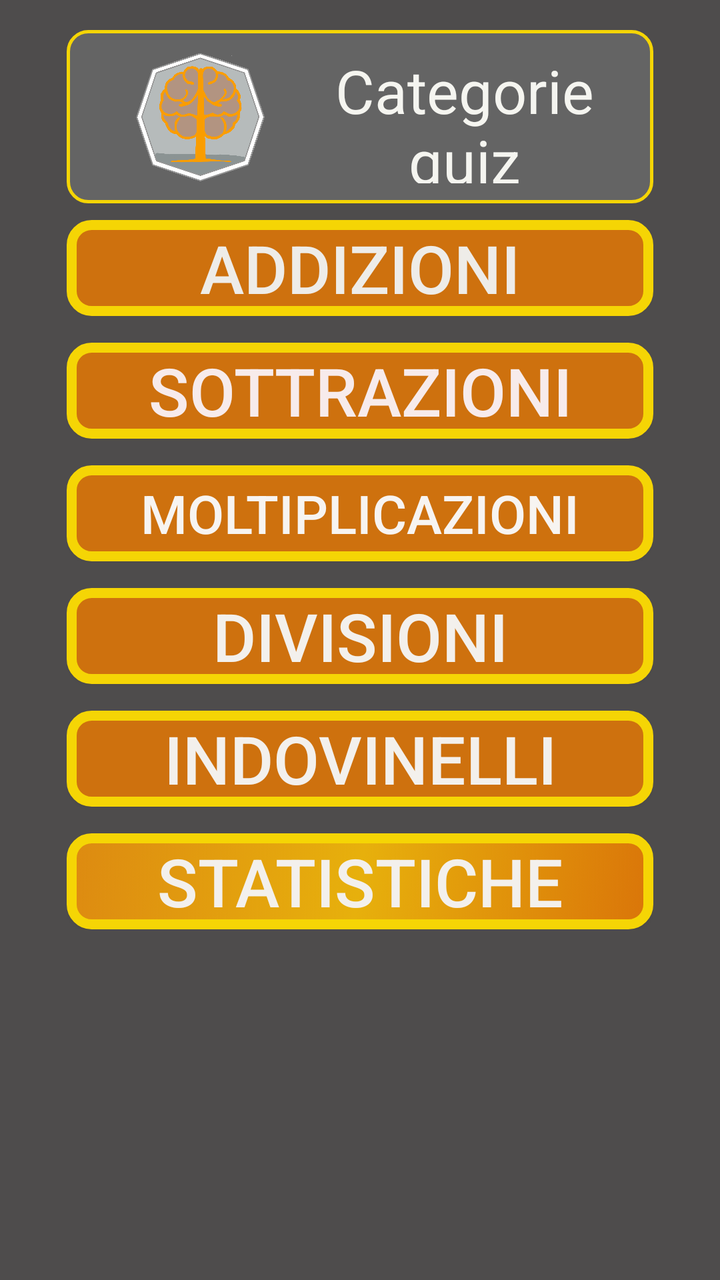
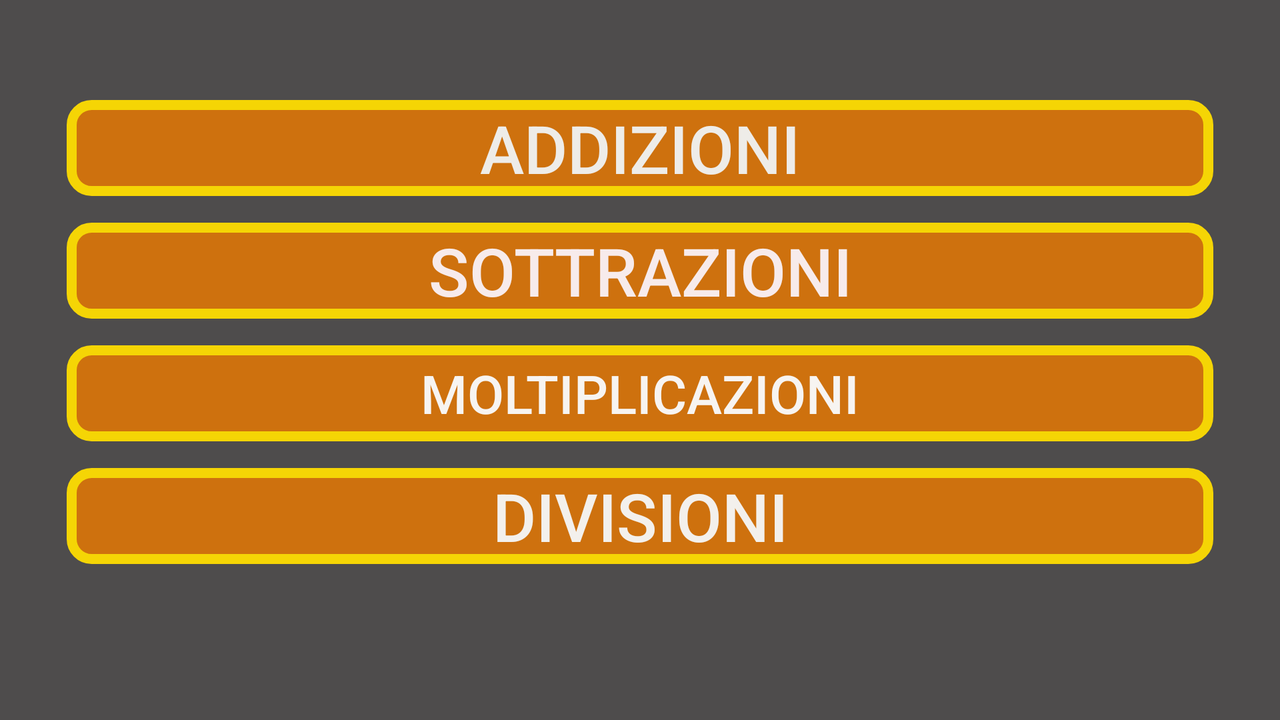

Compare how this app lays out the same screen by default and in its alternative resource folder. The renders come first, then the two layout files and the values they reference.
<!-- AndroidManifest.xml: application theme AppTheme -->
<!-- res/layout/activity_home.xml -->
<?xml version="1.0" encoding="utf-8"?>
<RelativeLayout xmlns:android="http://schemas.android.com/apk/res/android"
    android:layout_width="match_parent"
    android:layout_height="match_parent"
    android:background="#4E4C4C"

    >


    <LinearLayout
        android:id="@+id/logo"
        android:layout_width="match_parent"
        android:layout_height="wrap_content"
        android:layout_marginTop="15dp"
        android:paddingTop="10dp"
        android:paddingBottom="10dp"
        android:layout_marginLeft="@dimen/left_right_inter"
        android:layout_marginRight="@dimen/left_right_inter"
        android:background="@drawable/scores"
        android:gravity="start">


        <ImageView
            android:layout_width="200px"
            android:layout_height="200px"
            android:layout_gravity="start"
            android:layout_marginLeft="@dimen/left_right_inter"
            android:src="@drawable/logo_senza_sfondo">

        </ImageView>

        <TextView
            android:layout_width="wrap_content"
            android:layout_height="match_parent"
            android:layout_marginLeft="5dp"
            android:gravity="center"
            android:text="Categorie quiz"
            android:textColor="#F5F5F0"
            android:textSize="30dp">

        </TextView>



    </LinearLayout>
    <LinearLayout
        android:layout_width="match_parent"
        android:layout_height="wrap_content"
        android:layout_below="@+id/logo"
        android:layout_marginLeft="@dimen/left_right"
        android:layout_marginTop="25px"
        android:layout_marginRight="@dimen/left_right"
        android:orientation="vertical">

        <Button
            android:id="@+id/bottoneCategoriaDomanda1"
            android:layout_width="match_parent"
            android:layout_height="wrap_content"
            android:background="@drawable/categoria"
            android:onClick="onClickCategoria"
            android:text="Addizioni"
            android:textColor="#EEECE8"
            android:textSize="100px"

            >

        </Button>

        <Button
            android:id="@+id/bottoneCategoriaDomanda2"
            android:layout_width="match_parent"
            android:layout_height="wrap_content"
            android:layout_marginTop="40px"
            android:background="@drawable/categoria"
            android:onClick="onClickCategoria"
            android:text="Sottrazioni"
            android:textColor="#F7EBEB"
            android:textSize="100px"

            >

        </Button>

        <Button
            android:id="@+id/bottoneCategoriaDomanda3"
            android:layout_width="match_parent"
            android:layout_height="wrap_content"
            android:layout_marginTop="40px"
            android:background="@drawable/categoria"
            android:onClick="onClickCategoria"
            android:text="Moltiplicazioni"
            android:textColor="#F7F4F1"
            android:textSize="80px">

        </Button>

        <Button
            android:id="@+id/bottoneCategoriaDomanda4"
            android:layout_width="match_parent"
            android:layout_height="wrap_content"
            android:layout_marginTop="40px"
            android:background="@drawable/categoria"
            android:onClick="onClickCategoria"
            android:text="Divisioni"
            android:textColor="#F3F0EC"
            android:textSize="100px">

        </Button>

        <Button
            android:id="@+id/bottoneCategoriaDomanda5"
            android:layout_width="match_parent"
            android:layout_height="wrap_content"
            android:layout_marginTop="40px"
            android:background="@drawable/categoria"
            android:onClick="onClickCategoria"
            android:text="Indovinelli"
            android:textColor="#F3F0EC"
            android:textSize="100px">

        </Button>

        <Button
            android:id="@+id/bottoneCategoriaDomanda6"
            android:layout_width="match_parent"
            android:layout_height="wrap_content"
            android:layout_marginTop="40px"
            android:background="@drawable/categoria2"
            android:onClick="onClickCategoria"
            android:text="Statistiche"
            android:textColor="#F3F0EC"
            android:textSize="100px">

        </Button>


    </LinearLayout>

</RelativeLayout>
<!-- resources referenced by this layout -->
<resources>
  <dimen name="left_right">100px</dimen>
  <dimen name="left_right_inter">100px</dimen>
  <!-- drawable categoria (drawable) -->
  <?xml version="1.0" encoding="utf-8"?>
  <selector xmlns:android="http://schemas.android.com/apk/res/android">
      <item android:state_pressed="false">
          <shape xmlns:android="http://schemas.android.com/apk/res/android" android:shape="rectangle">
  
              <solid android:color="#CE710E" />
              <stroke android:width="15px" android:color="#F5D505" />
              <corners
                  android:bottomLeftRadius="10dp"
                  android:bottomRightRadius="10dp"
                  android:topLeftRadius="10dp"
                  android:topRightRadius="10dp"
                  > </corners>
          </shape>
  
  
      </item>
  
      <item android:state_pressed="true">
      <shape xmlns:android="http://schemas.android.com/apk/res/android" android:shape="rectangle">
  
          <solid android:color="#F5D505" />
          <stroke android:width="15px" android:color="#F5D505" />
          <corners
              android:bottomLeftRadius="10dp"
              android:bottomRightRadius="10dp"
              android:topLeftRadius="10dp"
              android:topRightRadius="10dp"
              > </corners>
      </shape>
  
      </item>
  
  </selector>
  <!-- drawable categoria2 (drawable) -->
  <?xml version="1.0" encoding="utf-8"?>
  <selector xmlns:android="http://schemas.android.com/apk/res/android">
      <item android:state_pressed="false">
          <shape xmlns:android="http://schemas.android.com/apk/res/android" android:shape="rectangle">
              <gradient
                  android:startColor="#DA7509"
                  android:centerColor="#E7B00C"
                  android:endColor="#DD8A11"
                  android:angle="135" />
  
              <stroke android:width="15px" android:color="#F5D505" />
              <corners
                  android:bottomLeftRadius="10dp"
                  android:bottomRightRadius="10dp"
                  android:topLeftRadius="10dp"
                  android:topRightRadius="10dp"
                  > </corners>
          </shape>
      </item>
  
      <item android:state_pressed="true">
          <shape xmlns:android="http://schemas.android.com/apk/res/android" android:shape="rectangle">
              <gradient
                  android:startColor="#F17F05"
                  android:centerColor="#F1B707"
                  android:endColor="#F79403"
                  android:angle="135" />
              <stroke android:width="15px" android:color="#F5D505" />
              <corners
                  android:bottomLeftRadius="10dp"
                  android:bottomRightRadius="10dp"
                  android:topLeftRadius="10dp"
                  android:topRightRadius="10dp"
                  > </corners>
          </shape>
      </item>
  </selector>
  <!-- drawable logo_senza_sfondo: png bitmap (drawable-v24, 198053 bytes) -->
  <!-- drawable scores (drawable) -->
  <?xml version="1.0" encoding="utf-8"?>
  <selector xmlns:android="http://schemas.android.com/apk/res/android">
      <item android:state_pressed="false">
          <shape xmlns:android="http://schemas.android.com/apk/res/android" android:shape="rectangle">
  
              <solid android:color="#646464" />
              <stroke android:width="5px" android:color="#F5D505" />
              <corners
                  android:bottomLeftRadius="10dp"
                  android:bottomRightRadius="10dp"
                  android:topLeftRadius="10dp"
                  android:topRightRadius="10dp"
                  > </corners>
  
          </shape>
      </item>
  
  
  </selector>
  <style name="AppTheme" parent="Theme.AppCompat.Light.DarkActionBar">
          
          <item name="colorPrimary">@android:color/holo_orange_dark</item>
          <item name="colorPrimaryDark">@android:color/white</item>
          <item name="colorAccent">@android:color/black</item>
      </style>
</resources>
<!-- res/layout-land/activity_home.xml (the repository's variant of the layout above) -->
<!-- drawn on the phone turned sideways -->
<?xml version="1.0" encoding="utf-8"?>
<RelativeLayout
    xmlns:android="http://schemas.android.com/apk/res/android"
    android:layout_height="match_parent"
    android:layout_width="match_parent"
    android:background="#4E4C4C"

    >

    <LinearLayout
        android:orientation="vertical"
        android:layout_marginTop="50dp"
        android:layout_marginLeft="@dimen/left_right"
        android:layout_marginRight="@dimen/left_right"
        android:layout_width="match_parent"
        android:layout_height="wrap_content">
        <Button
            android:layout_width="match_parent"
            android:layout_height="wrap_content"
            android:text="Addizioni"
            android:textSize="100px"
            android:textColor="#EEECE8"
            android:background="@drawable/categoria"
            android:id="@+id/bottoneCategoriaDomanda1"
            android:onClick="onClickCategoria"

            >
        </Button>
        <Button
            android:layout_marginTop="40px"
            android:layout_width="match_parent"
            android:layout_height="wrap_content"
            android:text="Sottrazioni"
            android:textSize="100px"
            android:textColor="#F7EBEB"
            android:background="@drawable/categoria"
            android:id="@+id/bottoneCategoriaDomanda2"
            android:onClick="onClickCategoria"
            >
        </Button>
        <Button
            android:layout_marginTop="40px"
            android:layout_width="match_parent"
            android:layout_height="wrap_content"
            android:text="Moltiplicazioni"
            android:textSize="80px"
            android:textColor="#F7F4F1"
            android:background="@drawable/categoria"
            android:id="@+id/bottoneCategoriaDomanda3"
            android:onClick="onClickCategoria"
            >
        </Button>
        <Button
            android:layout_marginTop="40px"
            android:layout_width="match_parent"
            android:layout_height="wrap_content"
            android:text="Divisioni"
            android:textSize="100px"
            android:textColor="#F3F0EC"
            android:background="@drawable/categoria"
            android:id="@+id/bottoneCategoriaDomanda4"
            android:onClick="onClickCategoria"
            >
        </Button>


    </LinearLayout>

</RelativeLayout>
<!-- resources referenced by the variant -->
<!-- as the phone turned sideways resolves them -->
<resources>
  <dimen name="left_right">100px</dimen>
  <!-- drawable categoria (drawable) -->
  <?xml version="1.0" encoding="utf-8"?>
  <selector xmlns:android="http://schemas.android.com/apk/res/android">
      <item android:state_pressed="false">
          <shape xmlns:android="http://schemas.android.com/apk/res/android" android:shape="rectangle">
  
              <solid android:color="#CE710E" />
              <stroke android:width="15px" android:color="#F5D505" />
              <corners
                  android:bottomLeftRadius="10dp"
                  android:bottomRightRadius="10dp"
                  android:topLeftRadius="10dp"
                  android:topRightRadius="10dp"
                  > </corners>
          </shape>
  
  
      </item>
  
      <item android:state_pressed="true">
      <shape xmlns:android="http://schemas.android.com/apk/res/android" android:shape="rectangle">
  
          <solid android:color="#F5D505" />
          <stroke android:width="15px" android:color="#F5D505" />
          <corners
              android:bottomLeftRadius="10dp"
              android:bottomRightRadius="10dp"
              android:topLeftRadius="10dp"
              android:topRightRadius="10dp"
              > </corners>
      </shape>
  
      </item>
  
  </selector>
  <style name="AppTheme" parent="Theme.AppCompat.Light.DarkActionBar">
          
          <item name="colorPrimary">@android:color/holo_orange_dark</item>
          <item name="colorPrimaryDark">@android:color/white</item>
          <item name="colorAccent">@android:color/black</item>
      </style>
</resources>
